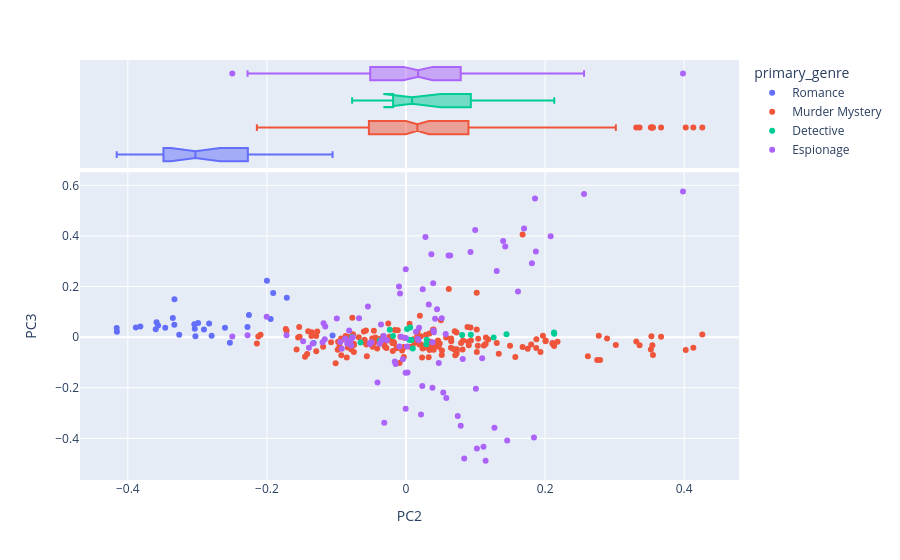

Notebook cell for this chart:
### Code cell
# MAY NOT NEED ALL OF THESE

# create a scatterplot of documents in the space created by the second 2 components
# coloring the points by primary_genre

px.scatter(
    data_frame = DCM.join(DOC).reset_index(),
    x = 'PC2', # third PC
    y = 'PC3', # fourth PC
    color = 'primary_genre', # color by primary_genre
    hover_name = 'label', # use concat string for hover info
    hover_data=['sleuth', 'pub_year_original', 'work_type'], # add more hover data
    marginal_x = 'box' # add boxplot to x axis
)

### Figure 1 — Plotly figure (JSON) as saved in the notebook; plotly's stock layout.template omitted (floating-point values rounded to 4 significant figures; data arrays with more than 128 entries replaced by an {"elided": "..."} marker saying what was removed)
{"data": [{"customdata": [["None", 1930, "novel"], ["None", 1930, "novel"], ["None", 1930, "novel"], ["None", 1930, "novel"], ["None", 1930, "novel"], ["None", 1930, "novel"], ["None", 1930, "novel"], ["None", 1930, "novel"], ["None", 1930, "novel"], ["None", 1930, "novel"], ["None", 1930, "novel"], ["None", 1930, "novel"], ["None", 1930, "novel"], ["None", 1930, "novel"], ["None", 1930, "novel"], ["None", 1930, "novel"], ["None", 1930, "novel"], ["None", 1930, "novel"], ["None", 1930, "novel"], ["None", 1930, "novel"], ["None", 1930, "novel"], ["None", 1930, "novel"], ["None", 1930, "novel"], ["None", 1930, "novel"], ["None", 1930, "novel"], ["None", 1930, "novel"], ["None", 1930, "novel"], ["None", 1930, "novel"], ["None", 1930, "novel"]], "hovertemplate": "<b>%{hovertext}</b><br><br>primary_genre=Romance<br>PC2=%{x}<br>PC3=%{y}<br>sleuth=%{customdata[0]}<br>pub_year_original=%{customdata[1]}<br>work_type=%{customdata[2]}<extra></extra>", "hovertext": ["giants-bread ch.0", "giants-bread ch.1", "giants-bread ch.2", "giants-bread ch.3", "giants-bread ch.4", "giants-bread ch.5", "giants-bread ch.6", "giants-bread ch.7", "giants-bread ch.8", "giants-bread ch.9", "giants-bread ch.10", "giants-bread ch.11", "giants-bread ch.12", "giants-bread ch.13", "giants-bread ch.14", "giants-bread ch.15", "giants-bread ch.16", "giants-bread ch.17", "giants-bread ch.18", "giants-bread ch.19", "giants-bread ch.20", "giants-bread ch.21", "giants-bread ch.22", "giants-bread ch.23", "giants-bread ch.24", "giants-bread ch.25", "giants-bread ch.26", "giants-bread ch.27", "giants-bread ch.28"], "legendgroup": "Romance", "marker": {"color": "#636efa", "symbol": "circle"}, "mode": "markers", "name": "Romance", "orientation": "v", "showlegend": true, "type": "scatter", "x": [-0.1056, -0.2795, -0.3044, -0.2603, -0.3462, -0.3331, -0.3884, -0.382, -0.3587, -0.3028, -0.3564, -0.3599, -0.416, -0.4157, -0.299, -0.2279, -0.2532, -0.3261, -0.3353, -0.2906, -0.2831, -0.1328, -0.333, -0.1714, -0.2, -0.1946, -0.191, -0.2259, -0.3037], "xaxis": "x", "y": [0.006697, 0.00606, 0.05103, 0.03774, 0.03724, 0.04918, 0.03814, 0.04239, 0.0594, 0.003665, 0.04639, 0.03119, 0.03614, 0.02178, 0.05644, 0.04037, -0.02162, 0.0095, 0.07565, 0.03065, 0.05379, -0.02256, 0.1503, 0.1557, 0.2229, 0.07163, 0.1741, 0.08804, 0.03315], "yaxis": "y"}, {"alignmentgroup": "True", "customdata": [["None", 1930, "novel"], ["None", 1930, "novel"], ["None", 1930, "novel"], ["None", 1930, "novel"], ["None", 1930, "novel"], ["None", 1930, "novel"], ["None", 1930, "novel"], ["None", 1930, "novel"], ["None", 1930, "novel"], ["None", 1930, "novel"], ["None", 1930, "novel"], ["None", 1930, "novel"], ["None", 1930, "novel"], ["None", 1930, "novel"], ["None", 1930, "novel"], ["None", 1930, "novel"], ["None", 1930, "novel"], ["None", 1930, "novel"], ["None", 1930, "novel"], ["None", 1930, "novel"], ["None", 1930, "novel"], ["None", 1930, "novel"], ["None", 1930, "novel"], ["None", 1930, "novel"], ["None", 1930, "novel"], ["None", 1930, "novel"], ["None", 1930, "novel"], ["None", 1930, "novel"], ["None", 1930, "novel"]], "hovertemplate": "<b>%{hovertext}</b><br><br>primary_genre=Romance<br>PC2=%{x}<br>sleuth=%{customdata[0]}<br>pub_year_original=%{customdata[1]}<br>work_type=%{customdata[2]}<extra></extra>", "hovertext": ["giants-bread ch.0", "giants-bread ch.1", "giants-bread ch.2", "giants-bread ch.3", "giants-bread ch.4", "giants-bread ch.5", "giants-bread ch.6", "giants-bread ch.7", "giants-bread ch.8", "giants-bread ch.9", "giants-bread ch.10", "giants-bread ch.11", "giants-bread ch.12", "giants-bread ch.13", "giants-bread ch.14", "giants-bread ch.15", "giants-bread ch.16", "giants-bread ch.17", "giants-bread ch.18", "giants-bread ch.19", "giants-bread ch.20", "giants-bread ch.21", "giants-bread ch.22", "giants-bread ch.23", "giants-bread ch.24", "giants-bread ch.25", "giants-bread ch.26", "giants-bread ch.27", "giants-bread ch.28"], "legendgroup": "Romance", "marker": {"color": "#636efa", "symbol": "circle"}, "name": "Romance", "notched": true, "offsetgroup": "Romance", "showlegend": false, "type": "box", "x": [-0.1056, -0.2795, -0.3044, -0.2603, -0.3462, -0.3331, -0.3884, -0.382, -0.3587, -0.3028, -0.3564, -0.3599, -0.416, -0.4157, -0.299, -0.2279, -0.2532, -0.3261, -0.3353, -0.2906, -0.2831, -0.1328, -0.333, -0.1714, -0.2, -0.1946, -0.191, -0.2259, -0.3037], "xaxis": "x2", "yaxis": "y2"}, {"customdata": {"elided": "184x3 mixed values"}, "hovertemplate": "<b>%{hovertext}</b><br><br>primary_genre=Murder Mystery<br>PC2=%{x}<br>PC3=%{y}<br>sleuth=%{customdata[0]}<br>pub_year_original=%{customdata[1]}<br>work_type=%{customdata[2]}<extra></extra>", "hovertext": {"elided": "184 str values"}, "legendgroup": "Murder Mystery", "marker": {"color": "#EF553B", "symbol": "circle"}, "mode": "markers", "name": "Murder Mystery", "orientation": "v", "showlegend": true, "type": "scatter", "x": {"elided": "184 float values"}, "xaxis": "x", "y": {"elided": "184 float values"}, "yaxis": "y"}, {"alignmentgroup": "True", "customdata": {"elided": "184x3 mixed values"}, "hovertemplate": "<b>%{hovertext}</b><br><br>primary_genre=Murder Mystery<br>PC2=%{x}<br>sleuth=%{customdata[0]}<br>pub_year_original=%{customdata[1]}<br>work_type=%{customdata[2]}<extra></extra>", "hovertext": {"elided": "184 str values"}, "legendgroup": "Murder Mystery", "marker": {"color": "#EF553B", "symbol": "circle"}, "name": "Murder Mystery", "notched": true, "offsetgroup": "Murder Mystery", "showlegend": false, "type": "box", "x": {"elided": "184 float values"}, "xaxis": "x2", "yaxis": "y2"}, {"customdata": [["Hercule Poirot", 1927, "novel"], ["Hercule Poirot", 1927, "novel"], ["Hercule Poirot", 1927, "novel"], ["Hercule Poirot", 1927, "novel"], ["Hercule Poirot", 1927, "novel"], ["Hercule Poirot", 1927, "novel"], ["Hercule Poirot", 1927, "novel"], ["Hercule Poirot", 1927, "novel"], ["Hercule Poirot", 1927, "novel"], ["Hercule Poirot", 1927, "novel"], ["Hercule Poirot", 1927, "novel"], ["Hercule Poirot", 1927, "novel"], ["Hercule Poirot", 1927, "novel"], ["Hercule Poirot", 1927, "novel"], ["Hercule Poirot", 1927, "novel"], ["Hercule Poirot", 1927, "novel"], ["Hercule Poirot", 1927, "novel"], ["Hercule Poirot", 1927, "novel"]], "hovertemplate": "<b>%{hovertext}</b><br><br>primary_genre=Detective<br>PC2=%{x}<br>PC3=%{y}<br>sleuth=%{customdata[0]}<br>pub_year_original=%{customdata[1]}<br>work_type=%{customdata[2]}<extra></extra>", "hovertext": ["the-big-four ch.1", "the-big-four ch.2", "the-big-four ch.3", "the-big-four ch.4", "the-big-four ch.5", "the-big-four ch.6", "the-big-four ch.7", "the-big-four ch.8", "the-big-four ch.9", "the-big-four ch.10", "the-big-four ch.11", "the-big-four ch.12", "the-big-four ch.13", "the-big-four ch.14", "the-big-four ch.15", "the-big-four ch.16", "the-big-four ch.17", "the-big-four ch.18"], "legendgroup": "Detective", "marker": {"color": "#00cc96", "symbol": "circle"}, "mode": "markers", "name": "Detective", "orientation": "v", "showlegend": true, "type": "scatter", "x": [0.004596, 0.1261, 0.2131, 0.2128, 0.08072, 0.009718, 0.02921, -0.02332, 0.09319, 0.1445, 0.02989, 0.005982, -0.07747, -0.03748, -0.01857, 0.001519, 0.007819, -0.06542], "xaxis": "x", "y": [-0.01043, -0.001391, 0.01384, 0.01832, 0.008857, -0.04486, -0.02835, 0.02939, 0.0101, 0.0114, -0.01061, 0.03821, 0.0006053, -0.01272, 0.005089, 0.03246, -0.01082, -0.02104], "yaxis": "y"}, {"alignmentgroup": "True", "customdata": [["Hercule Poirot", 1927, "novel"], ["Hercule Poirot", 1927, "novel"], ["Hercule Poirot", 1927, "novel"], ["Hercule Poirot", 1927, "novel"], ["Hercule Poirot", 1927, "novel"], ["Hercule Poirot", 1927, "novel"], ["Hercule Poirot", 1927, "novel"], ["Hercule Poirot", 1927, "novel"], ["Hercule Poirot", 1927, "novel"], ["Hercule Poirot", 1927, "novel"], ["Hercule Poirot", 1927, "novel"], ["Hercule Poirot", 1927, "novel"], ["Hercule Poirot", 1927, "novel"], ["Hercule Poirot", 1927, "novel"], ["Hercule Poirot", 1927, "novel"], ["Hercule Poirot", 1927, "novel"], ["Hercule Poirot", 1927, "novel"], ["Hercule Poirot", 1927, "novel"]], "hovertemplate": "<b>%{hovertext}</b><br><br>primary_genre=Detective<br>PC2=%{x}<br>sleuth=%{customdata[0]}<br>pub_year_original=%{customdata[1]}<br>work_type=%{customdata[2]}<extra></extra>", "hovertext": ["the-big-four ch.1", "the-big-four ch.2", "the-big-four ch.3", "the-big-four ch.4", "the-big-four ch.5", "the-big-four ch.6", "the-big-four ch.7", "the-big-four ch.8", "the-big-four ch.9", "the-big-four ch.10", "the-big-four ch.11", "the-big-four ch.12", "the-big-four ch.13", "the-big-four ch.14", "the-big-four ch.15", "the-big-four ch.16", "the-big-four ch.17", "the-big-four ch.18"], "legendgroup": "Detective", "marker": {"color": "#00cc96", "symbol": "circle"}, "name": "Detective", "notched": true, "offsetgroup": "Detective", "showlegend": false, "type": "box", "x": [0.004596, 0.1261, 0.2131, 0.2128, 0.08072, 0.009718, 0.02921, -0.02332, 0.09319, 0.1445, 0.02989, 0.005982, -0.07747, -0.03748, -0.01857, 0.001519, 0.007819, -0.06542], "xaxis": "x2", "yaxis": "y2"}, {"customdata": {"elided": "94x3 mixed values"}, "hovertemplate": "<b>%{hovertext}</b><br><br>primary_genre=Espionage<br>PC2=%{x}<br>PC3=%{y}<br>sleuth=%{customdata[0]}<br>pub_year_original=%{customdata[1]}<br>work_type=%{customdata[2]}<extra></extra>", "hovertext": ["the-secret-adversary ch.0", "the-secret-adversary ch.1", "the-secret-adversary ch.2", "the-secret-adversary ch.3", "the-secret-adversary ch.4", "the-secret-adversary ch.5", "the-secret-adversary ch.6", "the-secret-adversary ch.7", "the-secret-adversary ch.8", "the-secret-adversary ch.9", "the-secret-adversary ch.10", "the-secret-adversary ch.11", "the-secret-adversary ch.12", "the-secret-adversary ch.13", "the-secret-adversary ch.14", "the-secret-adversary ch.15", "the-secret-adversary ch.16", "the-secret-adversary ch.17", "the-secret-adversary ch.18", "the-secret-adversary ch.19", "the-secret-adversary ch.20", "the-secret-adversary ch.21", "the-secret-adversary ch.22", "the-secret-adversary ch.23", "the-secret-adversary ch.24", "the-secret-adversary ch.25", "the-secret-adversary ch.26", "the-secret-adversary ch.27", "the-secret-adversary ch.28", "the-secret-of-chimneys ch.1", "the-secret-of-chimneys ch.2", "the-secret-of-chimneys ch.3", "the-secret-of-chimneys ch.4", "the-secret-of-chimneys ch.5", "the-secret-of-chimneys ch.6", "the-secret-of-chimneys ch.7", "the-secret-of-chimneys ch.8", "the-secret-of-chimneys ch.9", "the-secret-of-chimneys ch.10", "the-secret-of-chimneys ch.11", "the-secret-of-chimneys ch.12", "the-secret-of-chimneys ch.13", "the-secret-of-chimneys ch.14", "the-secret-of-chimneys ch.15", "the-secret-of-chimneys ch.16", "the-secret-of-chimneys ch.17", "the-secret-of-chimneys ch.18", "the-secret-of-chimneys ch.19", "the-secret-of-chimneys ch.20", "the-secret-of-chimneys ch.21", "the-secret-of-chimneys ch.22", "the-secret-of-chimneys ch.23", "the-secret-of-chimneys ch.24", "the-secret-of-chimneys ch.25", "the-secret-of-chimneys ch.26", "the-secret-of-chimneys ch.27", "the-secret-of-chimneys ch.28", "the-secret-of-chimneys ch.29", "the-secret-of-chimneys ch.30", "the-secret-of-chimneys ch.31", "the-seven-dials-mystery ch.1", "the-seven-dials-mystery ch.2", "the-seven-dials-mystery ch.3", "the-seven-dials-mystery ch.4", "the-seven-dials-mystery ch.5", "the-seven-dials-mystery ch.6", "the-seven-dials-mystery ch.7", "the-seven-dials-mystery ch.8", "the-seven-dials-mystery ch.9", "the-seven-dials-mystery ch.10", "the-seven-dials-mystery ch.11", "the-seven-dials-mystery ch.12", "the-seven-dials-mystery ch.13", "the-seven-dials-mystery ch.14", "the-seven-dials-mystery ch.15", "the-seven-dials-mystery ch.16", "the-seven-dials-mystery ch.17", "the-seven-dials-mystery ch.18", "the-seven-dials-mystery ch.19", "the-seven-dials-mystery ch.20", "the-seven-dials-mystery ch.21", "the-seven-dials-mystery ch.22", "the-seven-dials-mystery ch.23", "the-seven-dials-mystery ch.24", "the-seven-dials-mystery ch.25", "the-seven-dials-mystery ch.26", "the-seven-dials-mystery ch.27", "the-seven-dials-mystery ch.28", "the-seven-dials-mystery ch.29", "the-seven-dials-mystery ch.30", "the-seven-dials-mystery ch.31", "the-seven-dials-mystery ch.32", "the-seven-dials-mystery ch.33", "the-seven-dials-mystery ch.34"], "legendgroup": "Espionage", "marker": {"color": "#ab63fa", "symbol": "circle"}, "mode": "markers", "name": "Espionage", "orientation": "v", "showlegend": true, "type": "scatter", "x": [-0.07859, -0.2278, -0.03796, -0.08178, -0.0353, -0.1161, -0.02755, -0.009481, -0.05183, -0.1168, -0.08738, -0.04958, -0.1342, -0.09243, 0.01787, -0.1396, -0.08448, -0.05145, -0.07937, -0.09457, -0.1199, -0.1718, -0.007154, 0.01683, -0.06754, -0.1479, -0.03205, -0.07647, -0.2497, -0.1185, -0.09952, 0.1855, 0.1114, 0.03806, -0.0003741, 0.04185, 0.04005, 0.05134, 0.3982, 0.256, 0.208, 0.09945, 0.03647, 0.09274, 0.02412, 0.184, 0.08159, 0.04709, 0.03947, 0.1811, -0.05479, 0.03908, -0.03594, 0.1697, 0.01882, 0.1304, 0.04466, -0.01005, -0.2003, 0.0611, 0.02157, -0.0004742, 0.00224, 0.1427, 0.1397, 0.161, 0.07869, -0.0005225, 0.05796, 0.03803, 0.1144, -0.008595, -0.00453, 0.001343, 0.05706, 0.1005, 0.1019, 0.1455, 0.1271, 0.01428, -0.0003343, 0.07443, 0.03277, 0.0234, -0.03126, 0.06354, -0.01491, -0.01607, 0.1867, 0.1095, 0.08372, -0.04097, 0.05359, 0.02794], "xaxis": "x", "y": [-0.03304, 0.007694, -0.02618, 0.02601, -0.01284, 0.04204, -0.01193, -0.03657, -0.02653, -0.008609, -0.006114, -0.02001, -0.02537, -0.04598, -0.01181, -0.04156, -0.02583, -0.02158, -0.0114, -0.01905, -0.01997, 0.007793, 0.001483, -0.006142, 0.07433, -0.01562, 0.004402, -0.0006227, 0.002409, 0.05518, 0.07406, 0.5481, -0.4331, -0.02043, 0.2682, 0.07245, 0.01961, 0.0747, 0.5759, 0.5662, 0.3988, 0.4232, 0.3282, 0.3362, 0.1893, -0.3968, -0.08634, -0.1018, 0.02603, 0.2917, 0.121, 0.2132, 0.05016, 0.4297, 0.037, 0.2613, 0.1104, 0.2004, 0.08078, 0.3229, -0.3054, -0.2828, -0.1394, 0.3583, 0.3802, 0.1801, -0.35, -0.1404, -0.2401, -0.1994, -0.4887, 0.173, -0.08683, -0.03702, 0.01247, -0.2038, -0.44, -0.4081, -0.3583, 0.02153, -0.00329, -0.3111, 0.1288, -0.1927, -0.3382, 0.3223, -0.1058, -0.09588, 0.3386, -0.0835, -0.4791, -0.179, -0.2183, 0.3963], "yaxis": "y"}, {"alignmentgroup": "True", "customdata": {"elided": "94x3 mixed values"}, "hovertemplate": "<b>%{hovertext}</b><br><br>primary_genre=Espionage<br>PC2=%{x}<br>sleuth=%{customdata[0]}<br>pub_year_original=%{customdata[1]}<br>work_type=%{customdata[2]}<extra></extra>", "hovertext": ["the-secret-adversary ch.0", "the-secret-adversary ch.1", "the-secret-adversary ch.2", "the-secret-adversary ch.3", "the-secret-adversary ch.4", "the-secret-adversary ch.5", "the-secret-adversary ch.6", "the-secret-adversary ch.7", "the-secret-adversary ch.8", "the-secret-adversary ch.9", "the-secret-adversary ch.10", "the-secret-adversary ch.11", "the-secret-adversary ch.12", "the-secret-adversary ch.13", "the-secret-adversary ch.14", "the-secret-adversary ch.15", "the-secret-adversary ch.16", "the-secret-adversary ch.17", "the-secret-adversary ch.18", "the-secret-adversary ch.19", "the-secret-adversary ch.20", "the-secret-adversary ch.21", "the-secret-adversary ch.22", "the-secret-adversary ch.23", "the-secret-adversary ch.24", "the-secret-adversary ch.25", "the-secret-adversary ch.26", "the-secret-adversary ch.27", "the-secret-adversary ch.28", "the-secret-of-chimneys ch.1", "the-secret-of-chimneys ch.2", "the-secret-of-chimneys ch.3", "the-secret-of-chimneys ch.4", "the-secret-of-chimneys ch.5", "the-secret-of-chimneys ch.6", "the-secret-of-chimneys ch.7", "the-secret-of-chimneys ch.8", "the-secret-of-chimneys ch.9", "the-secret-of-chimneys ch.10", "the-secret-of-chimneys ch.11", "the-secret-of-chimneys ch.12", "the-secret-of-chimneys ch.13", "the-secret-of-chimneys ch.14", "the-secret-of-chimneys ch.15", "the-secret-of-chimneys ch.16", "the-secret-of-chimneys ch.17", "the-secret-of-chimneys ch.18", "the-secret-of-chimneys ch.19", "the-secret-of-chimneys ch.20", "the-secret-of-chimneys ch.21", "the-secret-of-chimneys ch.22", "the-secret-of-chimneys ch.23", "the-secret-of-chimneys ch.24", "the-secret-of-chimneys ch.25", "the-secret-of-chimneys ch.26", "the-secret-of-chimneys ch.27", "the-secret-of-chimneys ch.28", "the-secret-of-chimneys ch.29", "the-secret-of-chimneys ch.30", "the-secret-of-chimneys ch.31", "the-seven-dials-mystery ch.1", "the-seven-dials-mystery ch.2", "the-seven-dials-mystery ch.3", "the-seven-dials-mystery ch.4", "the-seven-dials-mystery ch.5", "the-seven-dials-mystery ch.6", "the-seven-dials-mystery ch.7", "the-seven-dials-mystery ch.8", "the-seven-dials-mystery ch.9", "the-seven-dials-mystery ch.10", "the-seven-dials-mystery ch.11", "the-seven-dials-mystery ch.12", "the-seven-dials-mystery ch.13", "the-seven-dials-mystery ch.14", "the-seven-dials-mystery ch.15", "the-seven-dials-mystery ch.16", "the-seven-dials-mystery ch.17", "the-seven-dials-mystery ch.18", "the-seven-dials-mystery ch.19", "the-seven-dials-mystery ch.20", "the-seven-dials-mystery ch.21", "the-seven-dials-mystery ch.22", "the-seven-dials-mystery ch.23", "the-seven-dials-mystery ch.24", "the-seven-dials-mystery ch.25", "the-seven-dials-mystery ch.26", "the-seven-dials-mystery ch.27", "the-seven-dials-mystery ch.28", "the-seven-dials-mystery ch.29", "the-seven-dials-mystery ch.30", "the-seven-dials-mystery ch.31", "the-seven-dials-mystery ch.32", "the-seven-dials-mystery ch.33", "the-seven-dials-mystery ch.34"], "legendgroup": "Espionage", "marker": {"color": "#ab63fa", "symbol": "circle"}, "name": "Espionage", "notched": true, "offsetgroup": "Espionage", "showlegend": false, "type": "box", "x": [-0.07859, -0.2278, -0.03796, -0.08178, -0.0353, -0.1161, -0.02755, -0.009481, -0.05183, -0.1168, -0.08738, -0.04958, -0.1342, -0.09243, 0.01787, -0.1396, -0.08448, -0.05145, -0.07937, -0.09457, -0.1199, -0.1718, -0.007154, 0.01683, -0.06754, -0.1479, -0.03205, -0.07647, -0.2497, -0.1185, -0.09952, 0.1855, 0.1114, 0.03806, -0.0003741, 0.04185, 0.04005, 0.05134, 0.3982, 0.256, 0.208, 0.09945, 0.03647, 0.09274, 0.02412, 0.184, 0.08159, 0.04709, 0.03947, 0.1811, -0.05479, 0.03908, -0.03594, 0.1697, 0.01882, 0.1304, 0.04466, -0.01005, -0.2003, 0.0611, 0.02157, -0.0004742, 0.00224, 0.1427, 0.1397, 0.161, 0.07869, -0.0005225, 0.05796, 0.03803, 0.1144, -0.008595, -0.00453, 0.001343, 0.05706, 0.1005, 0.1019, 0.1455, 0.1271, 0.01428, -0.0003343, 0.07443, 0.03277, 0.0234, -0.03126, 0.06354, -0.01491, -0.01607, 0.1867, 0.1095, 0.08372, -0.04097, 0.05359, 0.02794], "xaxis": "x2", "yaxis": "y2"}], "layout": {"legend": {"title": {"text": "primary_genre"}, "tracegroupgap": 0}, "margin": {"t": 60}, "xaxis": {"anchor": "y", "domain": [0, 1], "title": {"text": "PC2"}}, "xaxis2": {"anchor": "y2", "domain": [0, 1], "matches": "x", "showgrid": true, "showticklabels": false}, "yaxis": {"anchor": "x", "domain": [0, 0.7326], "title": {"text": "PC3"}}, "yaxis2": {"anchor": "x2", "domain": [0.7426, 1], "matches": "y2", "showgrid": false, "showline": false, "showticklabels": false, "ticks": ""}}}
